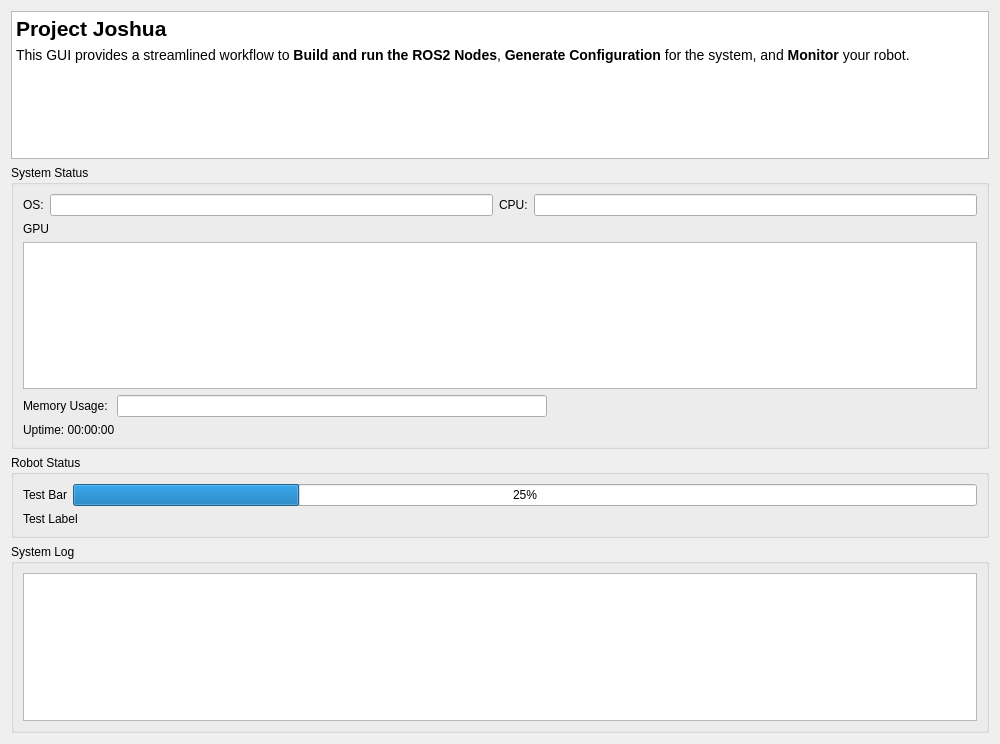
<?xml version="1.0" encoding="UTF-8"?>
<ui version="4.0">
 <class>GeneralTab</class>
 <widget class="QWidget" name="GeneralTab">
  <property name="geometry">
   <rect>
    <x>0</x>
    <y>0</y>
    <width>1000</width>
    <height>744</height>
   </rect>
  </property>
  <layout class="QVBoxLayout" name="verticalLayout_root">
   <item>
    <widget class="QSplitter" name="splitter">
     <property name="orientation">
      <enum>Qt::Orientation::Vertical</enum>
     </property>
     <widget class="QWidget" name="statusPanel">
      <layout class="QVBoxLayout" name="statusLayout">
       <item>
        <layout class="QVBoxLayout" name="verticalLayout">
         <item>
          <widget class="QTextEdit" name="textEdit">
           <property name="readOnly">
            <bool>true</bool>
           </property>
           <property name="html">
            <string>&lt;!DOCTYPE HTML PUBLIC &quot;-//W3C//DTD HTML 4.0//EN&quot; &quot;http://www.w3.org/TR/REC-html40/strict.dtd&quot;&gt;
&lt;html&gt;&lt;head&gt;&lt;meta name=&quot;qrichtext&quot; content=&quot;1&quot; /&gt;&lt;meta charset=&quot;utf-8&quot; /&gt;&lt;style type=&quot;text/css&quot;&gt;
p, li { white-space: pre-wrap; }
hr { height: 1px; border-width: 0; }
li.unchecked::marker { content: &quot;\2610&quot;; }
li.checked::marker { content: &quot;\2612&quot;; }
&lt;/style&gt;&lt;/head&gt;&lt;body style=&quot; font-family:'Ubuntu'; font-size:11pt; font-weight:400; font-style:normal;&quot;&gt;
&lt;p style=&quot; margin-top:0px; margin-bottom:6px; margin-left:0px; margin-right:0px; -qt-block-indent:0; text-indent:0px;&quot;&gt;&lt;span style=&quot; font-family:'Sans Serif'; font-size:16pt; font-weight:600;&quot;&gt;Project Joshua&lt;/span&gt;&lt;/p&gt;
&lt;p style=&quot; margin-top:0px; margin-bottom:6px; margin-left:0px; margin-right:0px; -qt-block-indent:0; text-indent:0px;&quot;&gt;&lt;span style=&quot; font-family:'Sans Serif'; font-size:10.5pt;&quot;&gt;This GUI provides a streamlined workflow to &lt;/span&gt;&lt;span style=&quot; font-family:'Sans Serif'; font-size:10.5pt; font-weight:700;&quot;&gt;Build and run the ROS2 Nodes&lt;/span&gt;&lt;span style=&quot; font-family:'Sans Serif'; font-size:10.5pt;&quot;&gt;, &lt;/span&gt;&lt;span style=&quot; font-family:'Sans Serif'; font-size:10.5pt; font-weight:700;&quot;&gt;Generate Configuration&lt;/span&gt;&lt;span style=&quot; font-family:'Sans Serif'; font-size:10.5pt;&quot;&gt; for the system, and &lt;/span&gt;&lt;span style=&quot; font-family:'Sans Serif'; font-size:10.5pt; font-weight:700;&quot;&gt;Monitor&lt;/span&gt;&lt;span style=&quot; font-family:'Sans Serif'; font-size:10.5pt;&quot;&gt; your robot.&lt;/span&gt;&lt;/p&gt;&lt;/body&gt;&lt;/html&gt;</string>
           </property>
          </widget>
         </item>
        </layout>
       </item>
       <item>
        <widget class="QGroupBox" name="systemGroup">
         <property name="title">
          <string>System Status</string>
         </property>
         <layout class="QVBoxLayout" name="systemLayout">
          <item>
           <layout class="QHBoxLayout" name="systemInfoLayout">
            <item>
             <widget class="QLabel" name="os_label">
              <property name="text">
               <string>OS:</string>
              </property>
             </widget>
            </item>
            <item>
             <widget class="QLineEdit" name="os_lineEdit">
              <property name="readOnly">
               <bool>true</bool>
              </property>
             </widget>
            </item>
            <item>
             <widget class="QLabel" name="cpu_label">
              <property name="text">
               <string>CPU:</string>
              </property>
             </widget>
            </item>
            <item>
             <widget class="QLineEdit" name="cpu_lineEdit">
              <property name="readOnly">
               <bool>true</bool>
              </property>
             </widget>
            </item>
           </layout>
          </item>
          <item>
           <widget class="QLabel" name="gpu_label">
            <property name="text">
             <string>GPU</string>
            </property>
           </widget>
          </item>
          <item>
           <widget class="QTextEdit" name="gpu_textEdit"/>
          </item>
          <item>
           <layout class="QHBoxLayout" name="memoryLayout">
            <item>
             <widget class="QLabel" name="memoryLabel">
              <property name="text">
               <string>Memory Usage: </string>
              </property>
             </widget>
            </item>
            <item>
             <widget class="QLineEdit" name="memory_usage_lineEdit">
              <property name="readOnly">
               <bool>true</bool>
              </property>
             </widget>
            </item>
            <item>
             <spacer name="horizontalSpacer">
              <property name="orientation">
               <enum>Qt::Orientation::Horizontal</enum>
              </property>
              <property name="sizeHint" stdset="0">
               <size>
                <width>40</width>
                <height>20</height>
               </size>
              </property>
             </spacer>
            </item>
           </layout>
          </item>
          <item>
           <widget class="QLabel" name="uptimeLabel">
            <property name="text">
             <string>Uptime: 00:00:00</string>
            </property>
           </widget>
          </item>
         </layout>
        </widget>
       </item>
       <item>
        <widget class="QGroupBox" name="robotStatusGroup">
         <property name="title">
          <string>Robot Status</string>
         </property>
         <layout class="QVBoxLayout" name="robotStatusLayout">
          <item>
           <layout class="QHBoxLayout" name="tempLayout">
            <item>
             <widget class="QLabel" name="temperatureLabel">
              <property name="text">
               <string>Test Bar</string>
              </property>
             </widget>
            </item>
            <item>
             <widget class="QProgressBar" name="temperatureBar">
              <property name="value">
               <number>25</number>
              </property>
             </widget>
            </item>
           </layout>
          </item>
          <item>
           <widget class="QLabel" name="currentSpeedLabel">
            <property name="text">
             <string>Test Label</string>
            </property>
           </widget>
          </item>
         </layout>
        </widget>
       </item>
       <item>
        <widget class="QGroupBox" name="logGroup">
         <property name="title">
          <string>System Log</string>
         </property>
         <layout class="QVBoxLayout" name="logLayout">
          <item>
           <widget class="QTextEdit" name="logTextEdit">
            <property name="readOnly">
             <bool>true</bool>
            </property>
           </widget>
          </item>
         </layout>
        </widget>
       </item>
      </layout>
     </widget>
    </widget>
   </item>
  </layout>
 </widget>
 <resources/>
 <connections/>
</ui>
